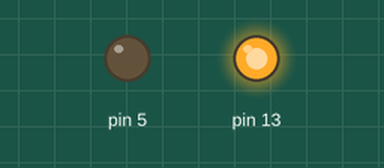
This sketch was run on a simulated Arduino Uno, built with avr-gcc and run on an emulated ATmega328P. Shown: output pins drawn as LEDs (lit = HIGH).

Above: at 0.5 s.
At 2.5 s:
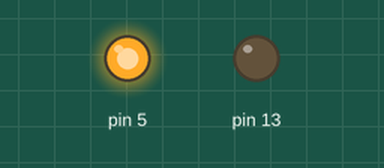
At 4.5 s:
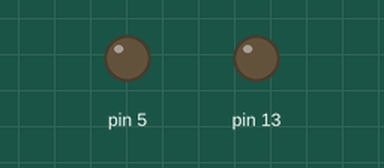
Timing chart, 0 to 7.8 s (numbered marks = the images above):
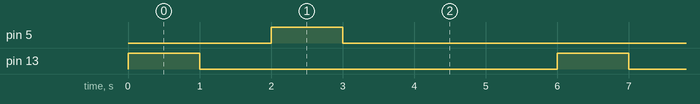

Measured:
- by itself, pin 5, pin 13: alternates HIGH for 1.0 s and LOW for 5.0 s
- by itself, everything shown: repeats every 6.0 s, in 4 steps

The sketch:

piscarLed.ino
```cpp
/* Piscar um Led personalizado
*/
void setup()
{
  pinMode(13, OUTPUT);
  pinMode(05, OUTPUT);
}

void loop()
{
  //Piscar led vermelho
  digitalWrite(13, 1);//pode colocar "HIGH ou 1 para acender" ou "LOW ou 0 para pagar"
  delay(1000);
  digitalWrite(13, 0);
  delay(1000);

  //piscar led azul
  digitalWrite(05, 1);
  delay(1000);
  digitalWrite(05, 0);
  delay(1000);

  //piscar led verde
  digitalWrite(04, 1);
  delay(1000);
  digitalWrite(04, 0);
  delay(1000);
}
```
